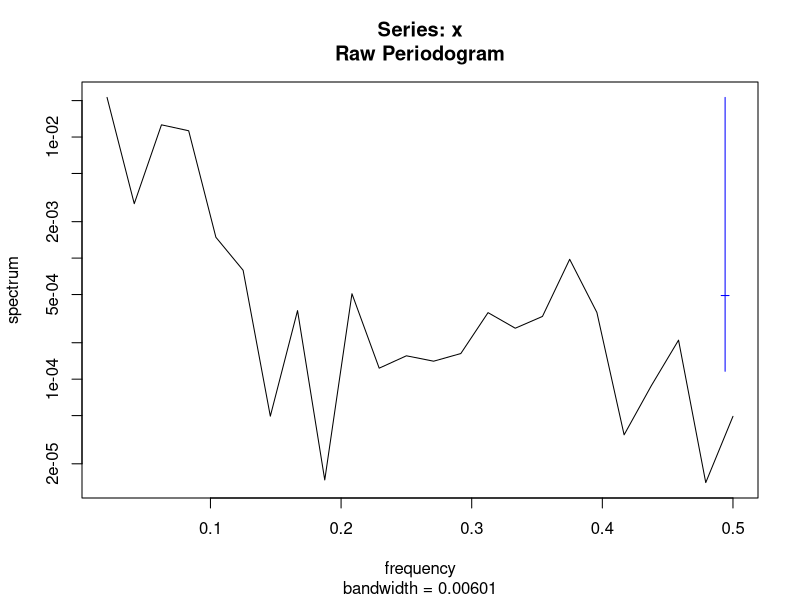
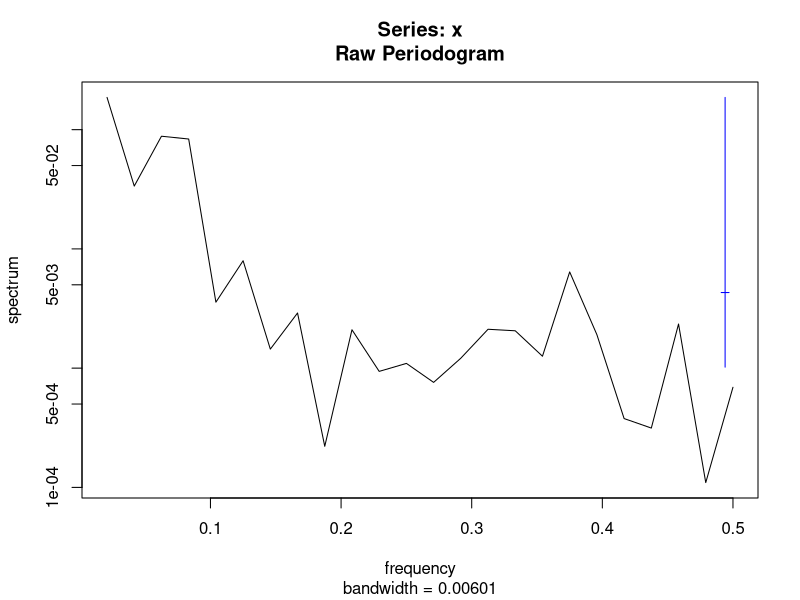
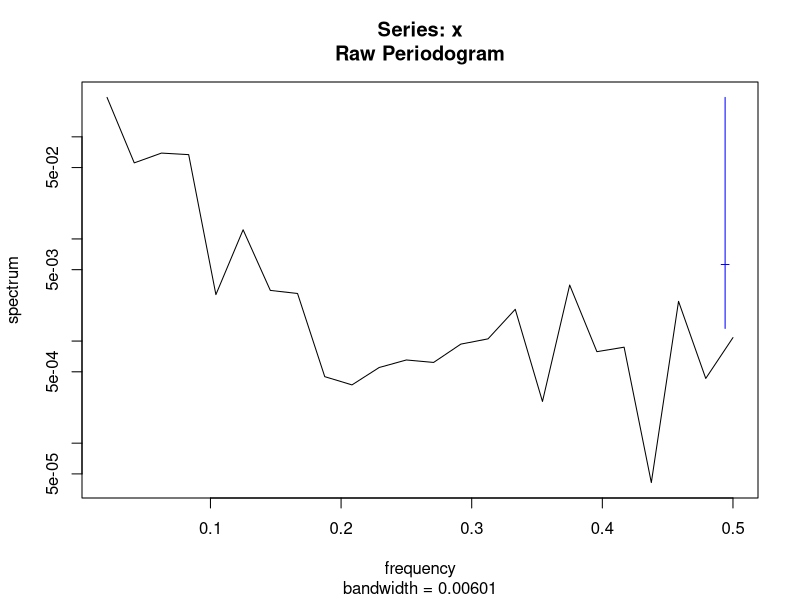
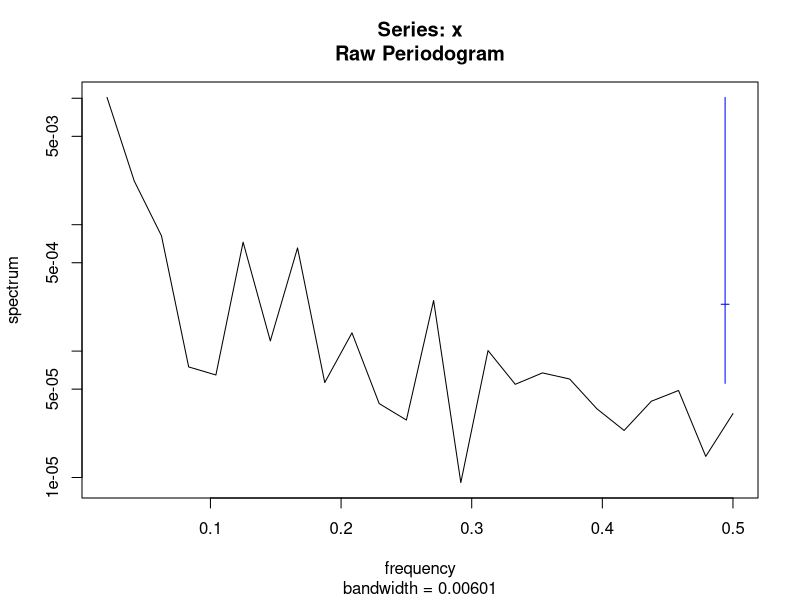
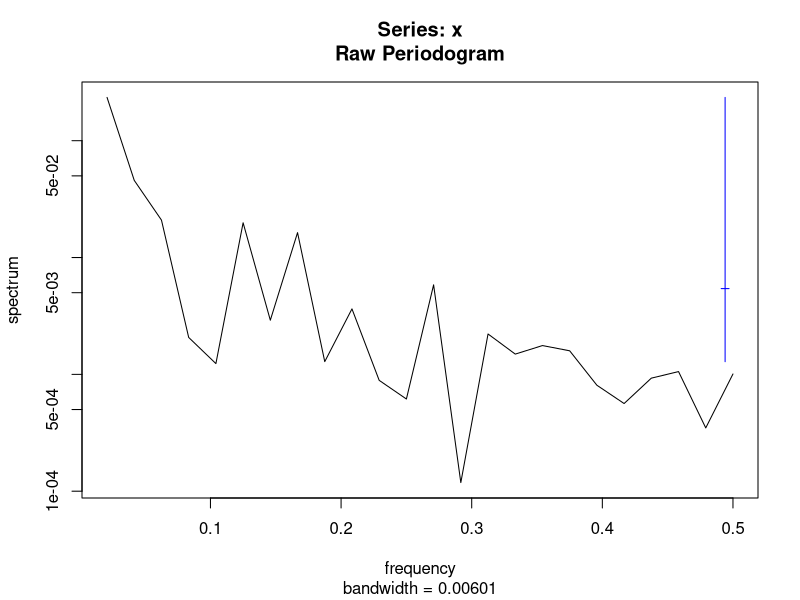
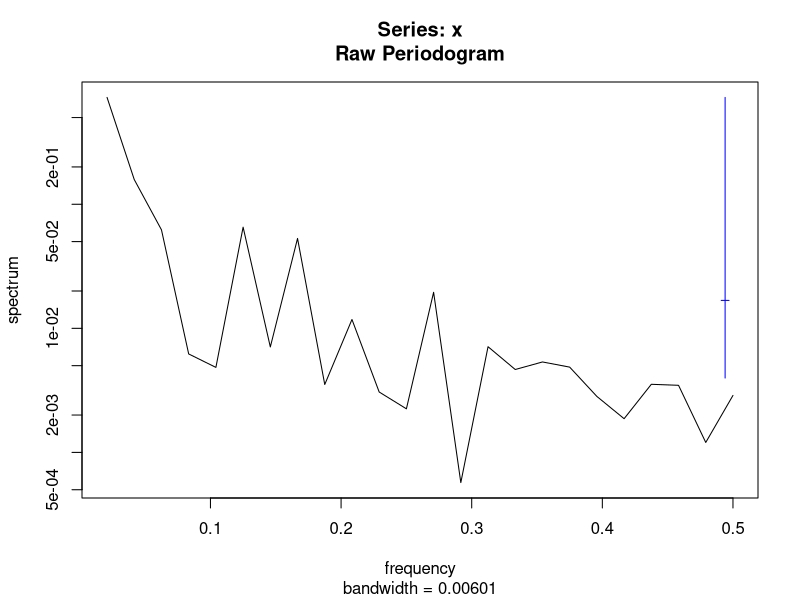

Write the R code that produced these figures, in order. (Note: this script raises an error after producing the figures.)
## ---- chunk 1
knitr::opts_chunk$set(echo = FALSE,
                      message = FALSE,
                      warning = FALSE,
                      dev = c("png", "tiff"),
                      dpi = 300)
library(tidyverse)
library(flextable)
library(patchwork)

label_size <- 2.5
smallLabel_size <- 2
title_size <- 8
subtitle_size <- 7
legendText_size <- 6
axisText_size <- 6
axisTitle_size <- 7
facetTitle_size <- 7

## ---- chunk 2
gbmFun <- function(tau = 40, m = 0.001, s = 0.003, x0 = 1,
                   randVec = NULL, seed = NULL) {
  if(is.null(randVec)){
    if(!is.null(seed)){set.seed(seed)}
    randVec <- rnorm(tau)
  }
  epsilon <- randVec
  lx <- c(); lx[1] <- log(x0)
  drift <- (m - s * s / 2)
  for(t in 2:tau){
    dBt <-  s * epsilon[t]
    lx[t] <- lx[t - 1] + drift + dBt
  }
  x <- exp(lx)
  return(x)
}
# m <- 0.001
# s <- 0.003
# tau <- 400
# x0 <- 1
# x <- gbmFun(tau, m, s, x0, randVec = NULL)
# df_plot <- data.frame(t = 1:tau, x)
# gg <- ggplot(df_plot, aes(x = t, y = x))
# gg <- gg + geom_line()
# acf(diff(log(x)))
# hist(diff(log(x)))
# shapiro.test(diff(log(x)))
#---------------------------------------------------------------------------
# Algorithm 6.2 in Tankov 2003 Financial modeling with jump processes
compoundPoisFun <- function(tau, lambda, m_y = 0, s_y = 1,
                            seed = NULL, maxiter = 500){
  if(!is.null(seed)){set.seed(seed)}
  N <- rpois(1, lambda * tau)
  U <- runif(N) * tau
  U <- round(U)
  n_iter <- 0; flag <- 1
  while(flag == 1){
    n_iter <- n_iter + 1
    U <- runif(N) * tau
    U <- round(U)
    if(sum(duplicated(U)) > 0 & n_iter <= maxiter){
      flag <- 1
    }else{
      flag <- 0
      if(n_iter == maxiter){
        print("Reached maxiter without generating duplicate-free event times vec. Dropping duplicates.")
        U <- U[-which(duplicated(U))]
      }
    }
  }
  Tt <- U[order(U)]
  J <- exp(rnorm(N, m_y, s_y)) - 1
  #---
  cumJ <- cumsum(J)
  # For explicit modeling of Yt per time step
  Yt <- rep(0, tau)
  Yt[Tt] <- cumJ
  #---
  Tt <- c(0, Tt)
  J <- c(0, J)
  if(Tt[length(Tt)] != tau){
    Tt <- c(Tt, tau)
    J <- c(J, 0)
  }
  cumJ <- cumsum(J)
  df_step <- data.frame(Tt, cumJ)
  #--------------------------
  nEvents <- length(Tt)
  cumYt <- c()
  for(i in 1:(nEvents - 1)){
    tStart <- Tt[i]
    tFin <- Tt[i + 1] - 1
    cumYt[tStart:tFin] <- cumJ[i]
  }
  cumYt[tau] <- cumYt[tFin]
  df_Yt <- data.frame(t = 1:tau, Yt, cumYt)
  
  list_out <- list(df_step, df_Yt)
  return(list_out)
  
}
#----------------------------------------------------------------------------
FractDim<-function(Data,graphon=FALSE) {
  X=Data;N=length(X);
  jstart=10;jend=floor(10*(log10(N)-1));
  kvec=c(1:4,floor(2^(c(jstart:jend)/4)));
  indkend=length(kvec);
  k=c()
  AvgLmk=c()
  err=c()
  for(indk in 1:indkend)
  {
    k=kvec[indk]
    Xend=c()
    Xsum=c()
    Lmk=c()
    for(m in 1:k)
    {
      Xend=floor((N-m)/k)
      Xsum=sum(abs(X[m+c(1:Xend)*k]-c(0, X[m+c(1:(Xend-1))*k])))
      Lmk[m]=1/k*1/k*(N-1)/Xend*Xsum
    }
    AvgLmk[indk]=mean(Lmk)
    #  err[indk]=sd(log(Lmk))
  }
  x<-log(kvec)
  y<-log(AvgLmk)
  q<-lm(y~x)
  slope<-q$coefficients[2]
  yintcept<-q$coefficients[1]
  yfit<-x*slope+yintcept
  FrDim <- -slope
  avgRes <- mean(abs(q$residuals))
  if(graphon==TRUE)
  {
    plot(x,y,main="If linear then fractal, w/Fr. Dim = (-)slope",xlab="Ln(k)",ylab="Ln(length of curve with interval k)")
    z<-line(x,yfit);abline(coef(z),col='blue');z<-NULL
    #z<-line(x,y);abline(coef(z),col='blue');z<-NULL
  }
  #z<-line(x,y);qq=coef(z)
  #yintcept=qq[1]
  #FrDim=-qq[2]
  return(c(FrDim, avgRes, yintcept))
}
#===========================================================================
m <- 0.005
s <- m * seq(5.5, 50, length.out = 3)
tau <- 48
x0 <- 1
#rn <- round(runif(1) * 1000)
#rn <- 905
#rn <- 517
# rn <- 340
# set.seed(rn)
# tau <- 12 * 4
lambda <- 0.1


#----------------------------------------------------------------------------
# Generate and plot geometric Brownian movement example
#gBm_seed <- 10^4 * round(runif(1), 4)
#gBm_seed <- 2482
#gBm_seed <- 7781
gBm_seed <- 1029
#randVec <- coloredNoise(N = tau, alpha = 1, scaleIt = T)
#acf(randVec)
list_df <- list()
list_spec <- list()
facet_labels <- c()
for(i in 1:length(s)){
  x <- gbmFun(tau, m, s[i], x0, randVec = NULL, seed = gBm_seed)
  df_x <- data.frame(t = 1:tau, x, s = as.character(s[i]))
  list_df[[i]] <- df_x
  o <- spectrum(x)
  df_gbmSpec <- data.frame(lfreq = log(o$freq), lpwr = log(o$spec))
  df_gbmSpec <- df_gbmSpec[-1, ]
  df_gbmSpec$s <- as.character(s[i])
  list_spec[[i]] <- df_gbmSpec
  
  mod <- lm(lpwr ~ lfreq, df_gbmSpec)
  # summary(mod)
  alpha <- round(as.numeric(coefficients(mod)[2]), 2)
  # yint <- as.numeric(coefficients(mod)[1])
  # df_out <- as.data.frame(broom::glance(mod))
  # adjR2 <- round(df_out$adj.r.squared, 2)
  # N <- df.residual(mod)
  this_facet_label <- paste0("Slope = ", alpha, " fd = ", round(FractDim(x)[1], 2))
  facet_labels[i] <- this_facet_label
}
#---
df_plot <- as.data.frame(do.call(rbind, list_df))
colnames(df_plot)[1:2] <- c("Time", "Project NPV")
df_plot <- subset(df_plot, s == s[2])
gg <- ggplot(df_plot, aes(x = Time, y = `Project NPV`))
gg <- gg + geom_line()
#gg <- gg + facet_wrap(~s, scales = "free_y", ncol = 1)
gg <- gg + theme_bw()
gg <- gg + theme(axis.text = element_blank(),
                 axis.title = element_text(size = axisTitle_size))
gg_gbm <- gg
dfPlot_gBm <- df_plot
#---
df_plot <- as.data.frame(do.call(rbind, list_spec))
colnames(df_plot)[1:2] <- c("Logged frequency", "Logged power spectral density")
df_plot <- subset(df_plot, s == s[2])
#names(facet_labels) <- s
gg <- ggplot(df_plot, aes(x = `Logged frequency`, y = `Logged power spectral density`))
gg <- gg + geom_smooth(method = lm, se = F)
gg <- gg + geom_line()
# gg <- gg + facet_wrap(~s, ncol = 1,
#                       labeller = labeller(s = facet_labels))
gg <- gg + theme_bw()
gg <- gg + theme(axis.text = element_blank(),
                 axis.title = element_text(size = axisTitle_size))
gg_gbmSpec <- gg
#----------------------------------------------------------------------------
# Generate and plot compound Poisson process example
#cPp_seed <- 10^4 * round(runif(1), 4)
#cPp_seed <- 6819
#cPp_seed <- 4880
#cPp_seed <- 7656
cPp_seed <- 2558
list_df <- list()
list_spec <- list()
facet_labels <- c()
for(i in 1:length(s)){
  #s_y = 0.3
  list_out <- compoundPoisFun(tau, lambda, m_y = m,
                              s_y = s[i], seed = cPp_seed,
                              maxiter = 500)
  df_x <- list_out[[1]]
  df_x$s <- as.character(s[i])
  list_df[[i]] <- df_x
  
  df_Yt <- list_out[[2]]
  o <- spectrum(df_Yt$cumYt)
  df_spec <- data.frame(lfreq = log(o$freq), lpwr = log(o$spec))
  df_spec <- df_spec[-1, ]
  df_spec$s <- as.character(s[i])
  list_spec[[i]] <- df_spec
  
  mod <- lm(lpwr ~ lfreq, df_spec)
  # summary(mod)
  alpha <- round(as.numeric(coefficients(mod)[2]), 2)
  # yint <- as.numeric(coefficients(mod)[1])
  # df_out <- as.data.frame(broom::glance(mod))
  # adjR2 <- round(df_out$adj.r.squared, 2)
  # N <- df.residual(mod)
  this_facet_label <- paste0("Slope = ", alpha, " fd = ", round(FractDim(df_Yt$cumYt)[1], 2))
  facet_labels[i] <- this_facet_label
  
}
#---
df_plot <- as.data.frame(do.call(rbind, list_df))
colnames(df_plot)[1:2] <- c("Time", "Project NPV")
df_plot <- subset(df_plot, s == s[2])
gg <- ggplot(df_plot, aes(Time, `Project NPV`))
#gg <- ggplot(df_cpp, aes(t, cumYt))
gg <- gg + geom_step()
#gg <- gg + facet_wrap(~s, ncol = 1)
gg <- gg + theme_bw()
gg <- gg + theme(axis.text = element_blank(),
                 axis.title.y = element_blank(),
                 axis.title.x = element_text(size = axisTitle_size))
gg_cpp <- gg
dfPlot_cPp <- df_plot
#gg
#---
df_plot <- as.data.frame(do.call(rbind, list_spec))
colnames(df_plot)[1:2] <- c("Logged frequency", "Logged power spectral density")
df_plot <- subset(df_plot, s == s[2])
#names(facet_labels) <- s
gg <- ggplot(df_plot, aes(x = `Logged frequency`, y = `Logged power spectral density`))
gg <- gg + geom_smooth(method = lm, se = F)
gg <- gg + geom_line()
# gg <- gg + facet_wrap(~s, ncol = 1,
#                       labeller = labeller(s = facet_labels))
gg <- gg + theme_bw()
gg <- gg + theme(axis.text = element_blank(),
                 axis.title.y = element_blank(),
                 axis.title.x = element_text(size = axisTitle_size))
gg_cppSpec <- gg

## ---- chunk 3
# Define functions
#----------------------------------------------------------------------------
# Table formatting function
# FitFlextableToPage <- function(ft, pgwidth = 6){
#   
#   ft_out <- ft %>% autofit()
#   #these_colWidths <- dim(ft_out)$widths * pgwidth  / (flextable_dim(ft_out)$widths)
#   these_colWidths <- dim(ft_out)$widths
#   these_colWidths[5] <- these_colWidths[1] * 1.5
#   #these_colWidths[6] <- these_colWidths[6] * 0.7
#   these_colWidths <- these_colWidths * pgwidth  / (flextable_dim(ft_out)$widths)
#   ft_out <- width(ft_out, width = these_colWidths)
#   return(ft_out)
# }

#============================================================================
#============================================================================
# End function definition
#============================================================================
#============================================================================
# Project stage time durations and costs (PREVIOUS DRAFT)
# (Values given in chronologically reverse order, starting with stage n.)
# Kvec[1] is the launch cost, Tvec[1] is the launch duration.
# Time durations given in years, multiplied by 4 to convert to quarters.
# MSU/cornell
# Tvec <- c(2, 3.5, 1, 2, 4) * 4
# Kvec <- c(300000, 200000, 400000, 400000, 530000)
# Tvec <- c(2, 3, 0.85, 1.7, 3.4) * 4
# Kvec <- c(250000, 181000, 312000, 336000, 530000)
# Kvec <- c(180541, 311974, 335530, 530250)
# CIP
# Kvec <- c(52000, 213000, 396000, 929000)
# Tvec <- c(1, 0.25, 2, 4.75) * 4
#===============================================================================
# Stage time duration params (CURRENT DRAFT)
# Stage durations - last stage first
# periodDurations <- c(3, 4, 2, 3) * 4
# tauVec <- rev(cumsum(periodDurations))
#TvecYrs <- c(4, 2, 4, 4); TvecQtrs <- TvecYrs * 4 # last first
TvecYrs <- c(3, 1, 2, 4); TvecQtrs <- TvecYrs * 4 # last first
tauVecYrs <- rev(cumsum(TvecYrs)); tauVecQrs <- rev(cumsum(TvecQtrs))
stage1Invest <- 530000
Kvec <- c(500000, 181000, 312000, 336000) # Last stage first
#Kvec <- 1 * c(500000, 200000, 400000, 400000) # Last stage first

TvecYrs <- c(3, 1, 2, 4); TvecQrs <- TvecYrs * 4 # last first
tauVecYrs <- rev(cumsum(TvecYrs)); tauVecQrs <- rev(cumsum(TvecQrs))
stage1Invest <- 530000
Kvec <- c(500000, 181000, 312000, 336000) # Last stage first
#===============================================================================
# Define discount rate
rYrly_discrete <- 0.12 #0.035
rQrly_discrete <- (1 + rYrly_discrete)^(1 / 4) - 1
rYrly <- round(log(1 + rYrly_discrete), 3)
r <- round(log(1 + rQrly_discrete), 3)
#===============================================================================
# Create table summarizing stage costs, time durations, and descriptions
stage1desc <- "Basic replication and scaling up"
stage2desc <- "Multi-location/season testing"
stage3desc <- "Compilation of the regulatory dossier"
stage4desc <- "Deregulation"
#launchDesc <- "Launch in 2 countries"
descVec <- c(stage1desc, stage2desc, stage3desc, stage4desc)#, launchDesc)

df_table <- data.frame(Stage = c(1:4),
                       Kn = rev(Kvec),
                       Duration = rev(TvecQrs),
                       DurationCum = rev(tauVecQrs),
                       Description = descVec)

colnames(df_table)[2:4] <- c("Cost\n(USD)", "Duration\n(annual quarters)", "Cumulative\nduration")

#df_table <- regulartable(df_table)
#df_table
#df_table <- width(df_table, width = 0.7)
table_title <- "Project to research and develop Late Blight resistant potato for release as a public good in 2 developing countries."
table_caption <- "Stage 1-4 costs and durations based on figures reported by Schiek et al. (2016)."# The launch cost and duration is hypothetical."

#df_table <- FitFlextableToPage(df_table)
# df_table <- add_header_lines(df_table, table_title)
# df_table <- add_footer_lines(df_table, table_caption)
# modifiedColnames <- colnames(df_table)
# modifiedColnames[3] <- "Duration\n(annual quarters)"
df_table %>%
  knitr::kable(
    format = "latex",
    caption = table_title,
    align = "l",
    booktabs = T,
    #longtable = T,
    linesep = " ",
    escape = F
  ) %>%
  kableExtra::kable_styling(
    position = "left",
    latex_options = c("scale_down", "striped", "repeat"),
    full_width = F,
    stripe_color = "gray!15"
  ) %>%
  # kableExtra::column_spec(column = 3:4, width = "1.5in"
  # ) %>%
  kableExtra::footnote(
    general = table_caption)
# number = c("Footnote 1; ", "Footnote 2; "),
# alphabet = c("Footnote A; ", "Footnote B; "),
# symbol = c("Footnote Symbol 1; ", "Footnote Symbol 2"))

# print_this_table <- function(df_table){
# df_table <- regulartable(df_table)
# df_table <- width(df_table, width = 5.5)
# # df_table <- FitFlextableToPage(df_table)
# 
# df_table %>% #regulartable() %>% autofit() %>%
#   valign(valign = "top", part = "all") %>%
#   align(align = "left", part = "all") %>%
#   fontsize(i = NULL, j = NULL, size = 9, part = "body") %>%
#   fontsize(i = NULL, j = NULL, size = 10, part = "header")
#   
# }


## ---- chunk 4
#===============================================================================

dfROVn$Stage <- 4:1; dfROVn$i <- 1:4
dfROVn <- dfROVn[, c("Stage", "i", "f_i", "eta_i0", "probSuc")]
dfROVn$f_i <- round(dfROVn$f_i)
dfROVn$eta_i0 <- round(dfROVn$eta_i0, 3)
dfROVn$probSuc <- round(dfROVn$probSuc, 3)
dfROVn <- dfROVn[order(dfROVn$Stage, decreasing = F), ]
table_title <- "LBr potato project stage 1-4 ROV"
dfROVn %>%
  knitr::kable(
    format = "latex",
    row.names = F,
    caption = table_title,
    align = "l",
    booktabs = T,
    #longtable = T,
    linesep = " ",
    col.names = c("Stage", "i", "ROV", "ROV elasticity\nw.r.t. project NPV", "Probability\nof success"),
    escape = F
  ) %>%
  kableExtra::kable_styling(
    position = "left",
    latex_options = c("scale_down", "striped", "repeat"),
    full_width = F,
    stripe_color = "gray!15",
    font_size = 5
  ) %>%
  kableExtra::column_spec(column = 4:7, width = "1in")


#===============================================================================
# Find breakeven project NPV
#rootROVn(X0 * 0.2, Kvec, tauVecQrs, mm = r, s, stage1Invest)
thisInt <- c(10^5, 10^8)
outUniroot <- uniroot(rootROVn, interval = thisInt,
                                 #lower = min(thisInt), upper = max(thisInt),
                                 Kvec = Kvec, tauVec = tauVecQrs,
                                 mm = r, s = s, stage1Invest)
X0min <- outUniroot$root
#ROVn(X0min, Kvec, tauVecQrs, m, s)
